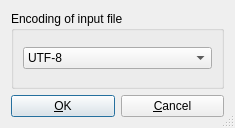
<?xml version="1.0" encoding="UTF-8"?>
<ui version="4.0">
 <class>SetEncodingDialog</class>
 <widget class="QDialog" name="SetEncodingDialog">
  <property name="geometry">
   <rect>
    <x>0</x>
    <y>0</y>
    <width>235</width>
    <height>128</height>
   </rect>
  </property>
  <property name="windowTitle">
   <string>Set encoding</string>
  </property>
  <property name="sizeGripEnabled">
   <bool>true</bool>
  </property>
  <layout class="QGridLayout" name="gridLayout_2">
   <item row="0" column="0">
    <widget class="QGroupBox" name="groupBox">
     <property name="title">
      <string>Encoding of input file</string>
     </property>
     <layout class="QGridLayout" name="gridLayout">
      <item row="0" column="0">
       <widget class="QComboBox" name="setCodecComboBox">
        <item>
         <property name="text">
          <string>UTF-8</string>
         </property>
        </item>
        <item>
         <property name="text">
          <string>Latin-1 (ISO 8859-1)</string>
         </property>
        </item>
        <item>
         <property name="text">
          <string>Apple Roman</string>
         </property>
        </item>
       </widget>
      </item>
     </layout>
    </widget>
   </item>
   <item row="1" column="0">
    <layout class="QHBoxLayout" name="horizontalLayout_2">
     <item>
      <widget class="QPushButton" name="OK_pushButton">
       <property name="text">
        <string>&amp;OK</string>
       </property>
       <property name="default">
        <bool>true</bool>
       </property>
      </widget>
     </item>
     <item>
      <widget class="QPushButton" name="Cancel_pushButton">
       <property name="text">
        <string>&amp;Cancel</string>
       </property>
      </widget>
     </item>
    </layout>
   </item>
  </layout>
 </widget>
 <tabstops>
  <tabstop>setCodecComboBox</tabstop>
  <tabstop>OK_pushButton</tabstop>
  <tabstop>Cancel_pushButton</tabstop>
 </tabstops>
 <resources/>
 <connections/>
</ui>
